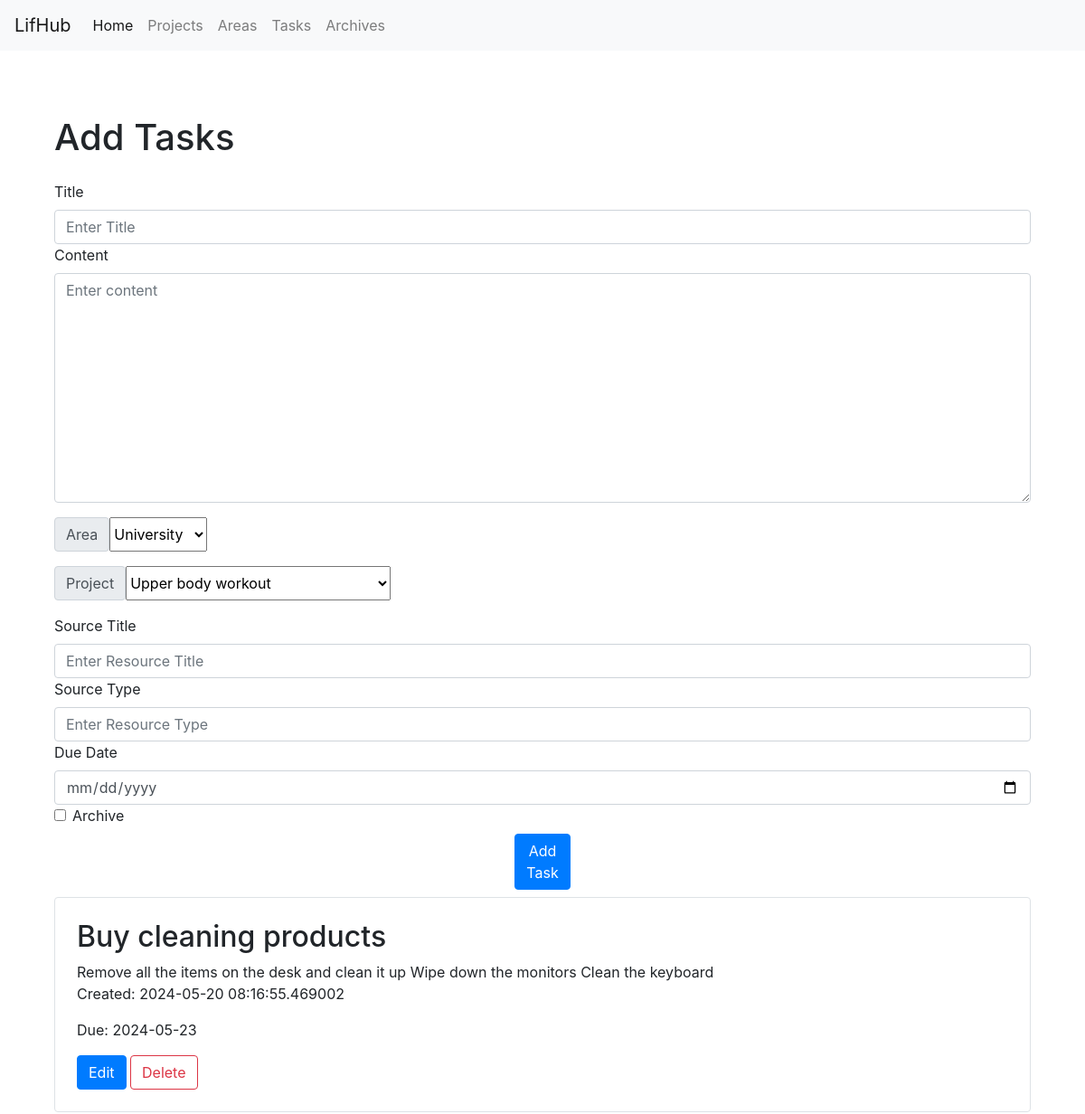
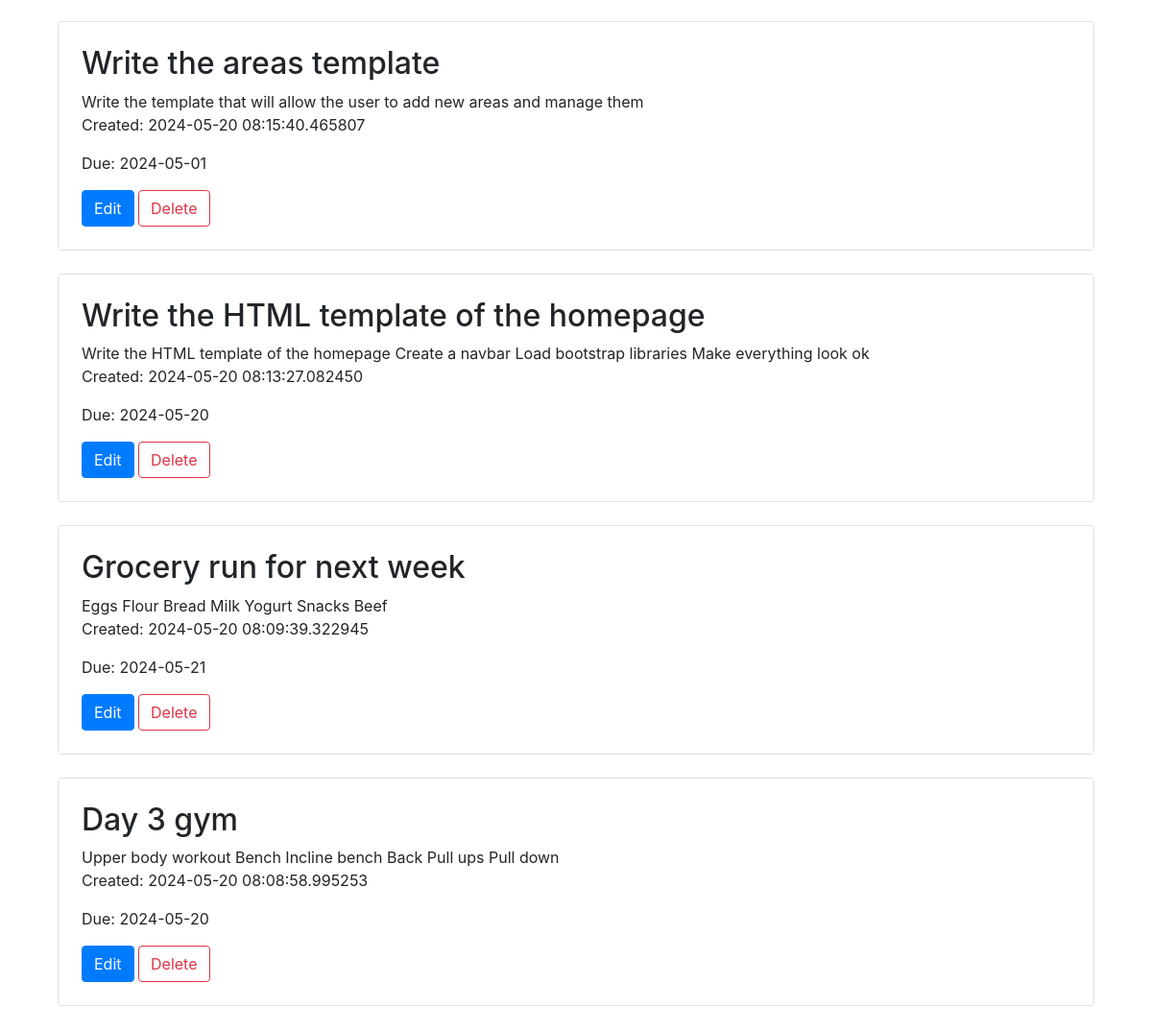
The page /tasks on the database its author committed (2 pictures, top to bottom).
### main.py (models this page shows, shortened)
class Task(db.Model):
    __tablename__ = "tasks"
    id = db.Column(Integer, primary_key=True)
    title = db.Column(String(100), nullable=False)
    created = db.Column(DateTime, default=datetime.now)
    area_id = db.Column(Integer, ForeignKey('areas.id'))
    area = relationship("Area", back_populates="tasks")
    content = db.Column(Text)
    due_date = db.Column(String)
    project_id = Column(Integer, ForeignKey('projects.id'))
    project = relationship("Project", back_populates="tasks")
    archive = db.Column(Boolean, default=False)
    sources = relationship("Sources", back_populates="task")

### main.py (the view, shortened to what this page needs)
@webServer.route('/tasks', methods=['GET', 'POST'])
def tasks():
    filtered_tasks = Task.query.order_by(Task.created.desc()).filter_by(archive=False).all()
    all_areas = Area.query.all()
    all_projects = Project.query.all()
    return render_template('tasks.html', tasks=filtered_tasks, areas=all_areas, projects=all_projects)

### templates/tasks.html (shortened to what this page needs)
{% extends "main.html"%}
{% block content %}
<body>
  <div class="container mx-auto py-4">
    <h1 class="text-2xl font-bold mb-4">Add Tasks</h1>
    <form method="POST" action="/tasks">
        <label class="form-label" for="title">Title</label>
        <input class="form-control" id="title" name="title" type="text" placeholder="Enter Title" aria-label="default input example">
      <div class="mb-3">
        <label class="form-label" for="content">Content</label>
        <textarea class="form-control" id="content" name="content" rows="10" placeholder="Enter content"></textarea>
      </div>
      <div class="input-group mb-3">
          <label class="input-group-text" for="area">Area</label>
          <select class="form-select" id="area" name="area">
            {% for area in areas %}
            <option value="{{ area.id }}">{{ area.title }}</option>
            {% endfor %}
          </select>
        </div>
      <div class="input-group mb-3">
          <label class="input-group-text" for="project">Project</label>
          <select class="form-select" id="project" name="project">
            {% for project in projects %}
            <option value="{{ project.id }}">{{ project.title }}</option>
            {% endfor %}
          </select>
        </div>
        <label class="form-label" for="resource_title">Source Title</label>
        <input class="form-control" id="resource_title" name="resource_title" type="text" placeholder="Enter Resource Title" aria-label="default input example">
        <label class="form-label" for="resource_type">Source Type</label>
        <input class="form-control" id="resource_type" name="resource_type" type="text" placeholder="Enter Resource Type" aria-label="default input example">
        <label for="due">Due Date</label>
        <input id="due" name="due" class="form-control" type="date" />
        <div class="form-check form-switch">
  <input class="form-check-input" type="checkbox" role="switch" id="archive" name="archive">
  <label class="form-check-label" for="archive">Archive</label>
</div>
      <div class="mx-auto p-2" style="width: 200px;">
      <div class="d-grid gap-2 col-6 mx-auto">
        <button class="btn btn-primary" type="submit">Add Task</button>
      </div>
      </div>
    </form>
    {% for task in tasks %}
    <div class="border rounded p-4 mb-4">
      <h2 class="text-lg font-bold">{{ task.title }}</h2>
      <div class="text-content">{{ task.content }}</div>
      <p class="text-sm text-gray-700">Created: {{ task.created }}</p>
        <p class="text-sm text-gray-700">Due: {{ task.due_date}}</p>
        <a href="{{ url_for('edit_task', task_id=task.id) }}" class="btn btn-primary">Edit</a>
      <form method="POST" action="{{ url_for('delete_task', task_id=task.id) }}" style="display:inline;">
       <button type="submit" class="btn btn-outline-danger">Delete</button>
      </form>
    </div>
    {% endfor %}
  </div>
</body>
{% endblock %}

### templates/main.html (shortened to what this page needs)
<!doctype html>
<html>
<head>
    <link rel="stylesheet" href="https://stackpath.bootstrapcdn.com/bootstrap/4.3.1/css/bootstrap.min.css">
</head>
<body>
    <nav class="navbar navbar-expand-lg navbar-light bg-light">
        <a class="navbar-brand" href="/">LifHub</a>
         <div class="collapse navbar-collapse" id="navbarNav">
             <ul class="navbar-nav">
	         <li class="nav-item active">
                     <a class="nav-link" href="/">Home <span class="sr-only">(current)</span></a>
		</li>
		<li class="nav-item">
		    <a class="nav-link" href="/projects">Projects</a>
		</li>
		<li class="nav-item">
		    <a class="nav-link" href="/areas">Areas</a>
		</li>
		<li class="nav-item">
		    <a class="nav-link" href="/tasks">Tasks</a>
		</li>
        <li class="nav-item">
		    <a class="nav-link" href="/archive">Archives</a>
		</li>
	    </ul>
        </div>
    </nav>
    <div class="container mt-5">
	{% block content %}{% endblock %}
    </div>
</body>
</html>

### rows shown on the page
Task: title "Buy cleaning products", content "Remove all the items on the desk and clean it up Wipe down the monitors Clean the keyboard", created "2024-05-20 08:16:55.469002", due_date "2024-05-23"
Task: title "Write the areas template", content "Write the template that will allow the user to add new areas and manage them", created "2024-05-20 08:15:40.465807", due_date "2024-05-01"
Task: title "Write the HTML template of the homepage", content "Write the HTML template of the homepage Create a navbar Load bootstrap libraries Make everything look ok", created "2024-05-20 08:13:27.082450", due_date "2024-05-20"
Task: title "Grocery run for next week", content "Eggs Flour Bread Milk Yogurt Snacks Beef", created "2024-05-20 08:09:39.322945", due_date "2024-05-21"
Task: title "Day 3 gym", content "Upper body workout Bench Incline bench Back Pull ups Pull down", created "2024-05-20 08:08:58.995253", due_date "2024-05-20"

### other values the page prints
form field area "University"
form field project "Upper body workout"
